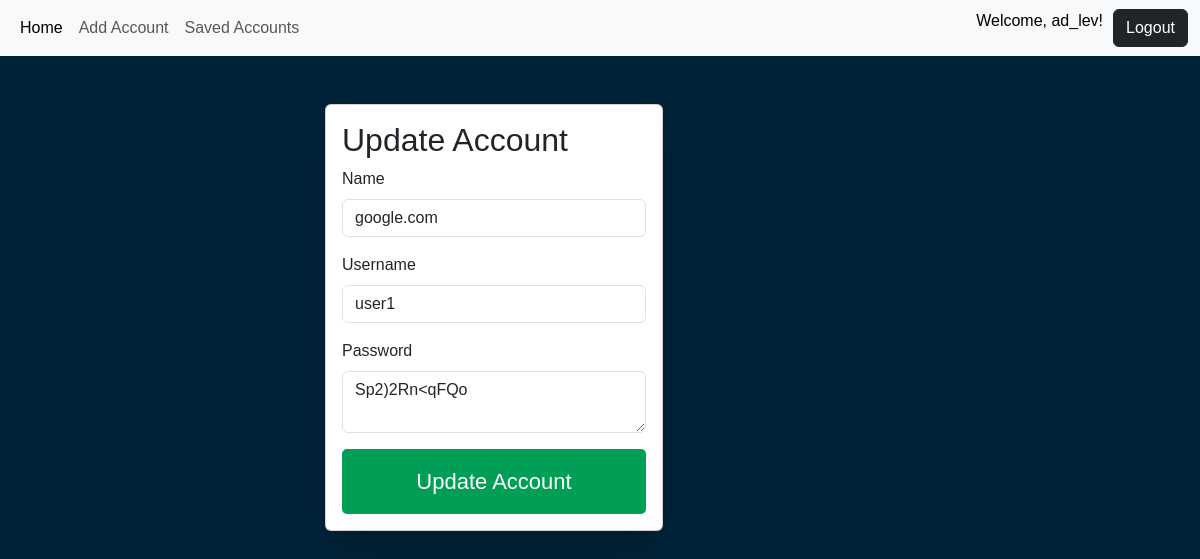
/update-acc/16/ (signed in), run on an earlier commit of the app's database.
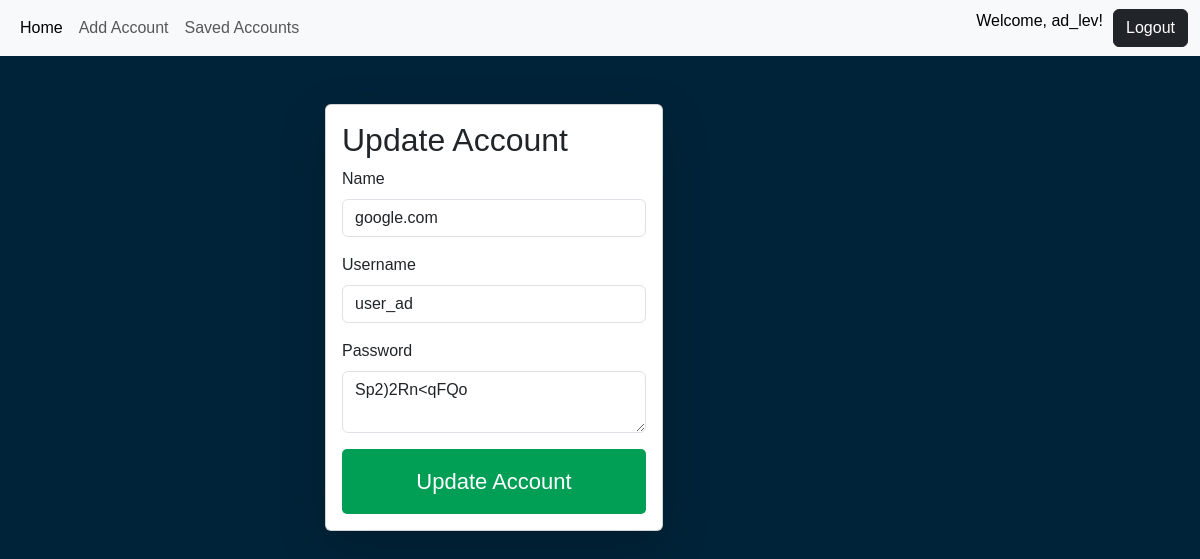
And on a later commit of the database.
### passw/models.py (models this page shows, shortened)
class userAccount(models.Model):
    user = models.ForeignKey(User, on_delete=models.SET_NULL, null=True, blank=True)
    name_service = models.CharField(max_length=50)
    username_service = models.CharField(max_length = 50)
    password_service = models.CharField(max_length = 50)

### passw/views.py (the view, shortened to what this page needs)
# urls.py: path("update-acc/<id>/", update_acc, name="update-acc"),
def update_acc(request, id):
    queryset = userAccount.objects.get(id=id)
    context = {'userAccs': queryset}
    return render(request, 'update_acc.html', context)

### templates/update_acc.html (shortened to what this page needs)
{% extends "base.html" %}
{% block body %}
<div class="container mt-5">
    <form class="col-6 mx-auto card p-3 shadow-lg" method="post">
        <h2>Update Account</h2>
        <div class="mb-3">
          <label for="exampleInputEmail1" class="form-label">Name</label>
          <input name = "name_service" value="{{userAccs.name_service}}"" required type="text" class="form-control">
        </div>
        <div class="mb-3">
          <label for="exampleInputEmail1" class="form-label">Username</label>
          <input name = "username_service" value="{{userAccs.username_service}}"" required type="text" class="form-control">
        </div>
        <div class="mb-3">
          <label for="exampleInputPassword1" class="form-label">Password</label>
          <textarea class="form-control" required name = "password_service" ">{{userAccs.password_service}}</textarea>
        </div>
        <button type="submit" class="btn btn-success">Update Account</button>
      </form>
</div>
{% endblock body %}

### templates/base.html (shortened to what this page needs)
<!DOCTYPE html>
<html lang="en">
<head>
    <link href="https://cdn.jsdelivr.net/npm/bootstrap@5.3.3/dist/css/bootstrap.min.css" rel="stylesheet"
>
    <link rel="stylesheet" href="/static/style.css">
</head>
<body>
    <nav class="navbar navbar-expand-lg bg-body-tertiary">
        <div class="container-fluid">
            <div class="collapse navbar-collapse" id="navbarNav">
                <ul class="navbar-nav">
                    <li class="nav-item">
                        <a class="nav-link active" aria-current="page" href="/">Home</a>
                    </li>
                    <li class="nav-item">
                        <a class="nav-link" href="/add/">Add Account</a>
                    </li>
                    <li class="nav-item">
                        <a class="nav-link" href="/saved/">Saved Accounts</a>
                    </li>
                </ul>
            </div>
            <form class="d-flex" role="search">
                {% if request.user.is_authenticated %}
                <span style = "color: black;
                margin-right: 10px">
                Welcome, {{user.username}}!
            </span>
                <a href="/logout/" class="btn btn-dark" type="submit">Logout</a>
                {% else %}
                <a href="/login/" class="btn btn-dark" type="submit">Login</a>
                {% endif %}
            </form>
        </div>
    </nav>
    {% block body %}
    {% endblock body %}
</body>
</html>

### static/style.css (style rules this page uses)
* { margin: 0; padding: 0; font-family: 'Poppins', sans-serif; box-sizing: border-box; }
body { background: #002339; color:#ffff }
.container { margin: 12%; width: 90%; max-width: 700px; }
.container button { border: 0; outline: 0; background: #019f55; color: white; font-size: 22px; font-weight: 300; display: flex; align-items: center; justify-content: center; padding: 16px 26px; border-radius: 5px; cursor: pointer; }

What changed in the data, as far as the page shows it:
changed userAccount "google.com": username_service "user1" → "user_ad"
